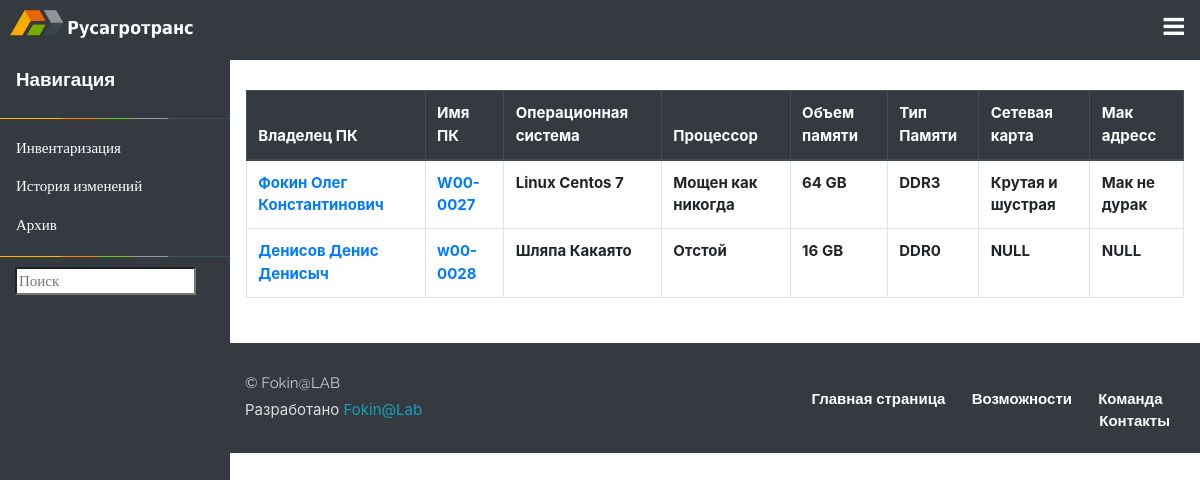
/inventory/, run on an earlier commit of the app's database.
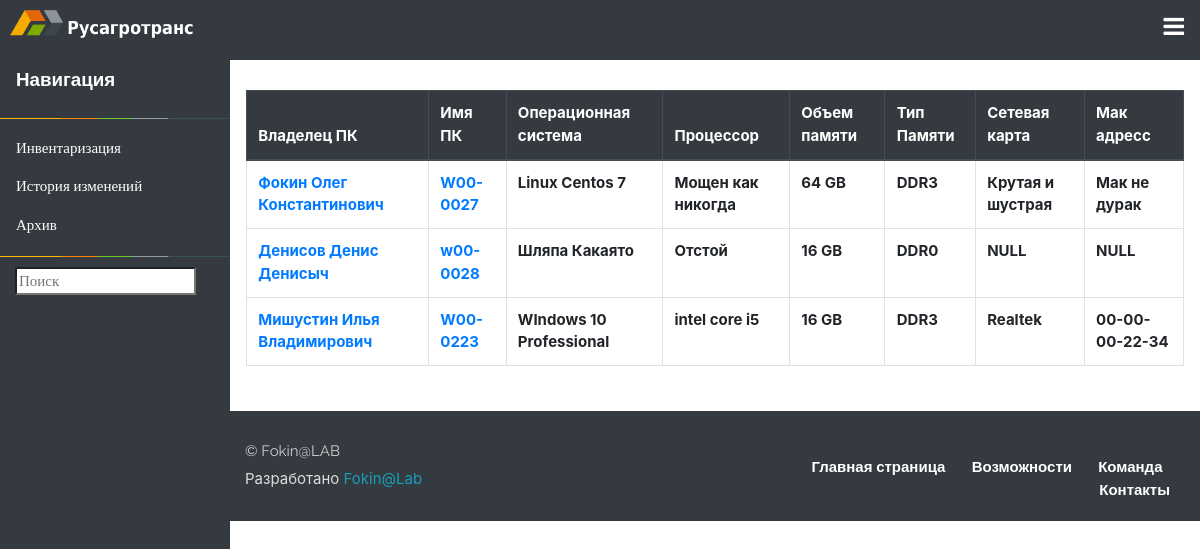
And on a later commit of the database.
### inventory/models.py (models this page shows, shortened)
class inventory_BD(models.Model):
    name_pc = models.CharField(max_length=200, help_text="Доменное имя ПК", verbose_name="Имя ПК")
    owner = models.CharField(max_length=200, help_text="Владелец ПК", verbose_name="Владелец ПК")
    os = models.CharField(max_length=200, help_text="ОСЬ", verbose_name="Опреционная система")
    processor = models.CharField(max_length=200, help_text="Проц", verbose_name="Процессор", blank=True)
    sum_ram = models.IntegerField(help_text="Сумма оперативки", verbose_name="ОЗУ", blank=True)
    ram_type = models.CharField(max_length=200, help_text="Тип ОЗУ", verbose_name="Тип ОЗУ", blank=True)
    network_card = models.CharField(max_length=200, help_text="Сетевуха", verbose_name="Сетевая карточка", blank=True)
    network_Mac = models.CharField(max_length=200, help_text="Мак Сетевухи", verbose_name="Мак Адрес", blank=True)
    class Meta:
        verbose_name = 'Инвентаризация'
        verbose_name_plural = 'Раздел Инвентаризации'

### inventory/templates/inventory/index.html (shortened to what this page needs)
{% extends "Main_Templates/main_template.html"%}
{% block content %}
{% include "Include_Templates/header.html" %}
{% load static %}
<link type='text/css' href="{% static 'css/bootstrap.min.css'%}" rel="stylesheet">
<div class="w3-sidebar w3-bar w3-gray w3-card" style="width:230px;color:gray;">
    <h5 class="w3-bar-item"><b>Навигация</b></h5>
    <button class="w3-bar-item w3-button tablink" onclick="openLink(event, 'Table')">Инвентаризация</button>
    <button class="w3-bar-item w3-button tablink" onclick="openLink(event, 'Fade')">История изменений</button>
    <button class="w3-bar-item w3-button tablink" onclick="openLink(event, 'Fade2')">Архив</button>
    <input style="margin-left:15px;" type="search" id="Input1" onkeyup="SearchTable()" placeholder="Поиск" autofocus>
</div>
<div style="margin-left:230px;margin-top:30px;">
    <div class="w3-container city w3-animate-right" id="Table">
        <table class="table table-bordered" id="1" style="overflow:scroll;">
            <thead class="thead-dark">
            <tr>
                <th scope="col">Владелец ПК</th>
                <th scope="col">Имя ПК</th>
                <th scope="col">Операционная система</th>
                <th scope="col">Процессор</th>
                <th scope="col">Объем памяти</th>
                <th scope="col">Тип Памяти</th>
                <th scope="col">Сетевая карта</th>
                <th scope="col">Мак адресс</th>
            </tr>
            </thead>
            <tbody id="Table1">
            {% for keys in object_list %}
            <tr>
                <td scope="row"><a href="/inventory/pc_details/{{keys.id}}"><b>{{keys.owner}}</b></a></td>
                <td><a href="/inventory/pc_details/{{keys.id}}"><b>{{keys.name_pc}}</b></a></td>
                <td><b>{{keys.os}}</b></td>
                <td><b>{{keys.processor}}</b></td>
                <td><b>{{keys.sum_ram}} GB</b></td>
                <td><b>{{keys.ram_type}}</b></td>
                <td><b>{{keys.network_card}}</b></td>
                <td><b>{{keys.network_Mac}}</b></td>
            </tr>
            {% endfor %}
            </tbody>
        </table>
    </div>
</div>
{% endblock %}
{% block footer %}
<div style="margin-left:230px;margin-top:30px;">
    <footer class="site-footer">
        <div class="bottom">
            <div class="container">
                <div class="row">
                    <div class="col-lg-6 col-xs-12 text-lg-left text-center">
                        <p class="copyright-text">
                            © Fokin@LAB
                        </p>
                        <div class="credits">
                            Разработано <a href="https://vk.com/grozdoder/">Fokin@Lab</a>
                        </div>
                    </div>
                    <div class="col-lg-6 col-xs-12 text-lg-right text-center">
                        <ul class="list-inline" id="footer-menu">
                            <li class="list-inline-item">
                                <a href="/#about">Главная страница</a>
                            </li>
                            <li class="list-inline-item">
                                <a href="/#features">Возможности</a>
                            </li>
                            <li class="list-inline-item">
                                <a href="/#team">Команда</a>
                            </li>
                            <li class="list-inline-item">
                                <a href="/#contact">Контакты</a>
                            </li>
                        </ul>
                    </div>
                </div>
            </div>
        </div>
    </footer>
</div>
{%endblock%}

What changed in the data, as far as the page shows it:
added inventory_BD: owner "Мишустин Илья Владимирович", name_pc "W00-0223", os "WIndows 10 Professional", processor "intel core i5", sum_ram "16", ram_type "DDR3", network_card "Realtek", network_Mac "00-00-00-22-34"
